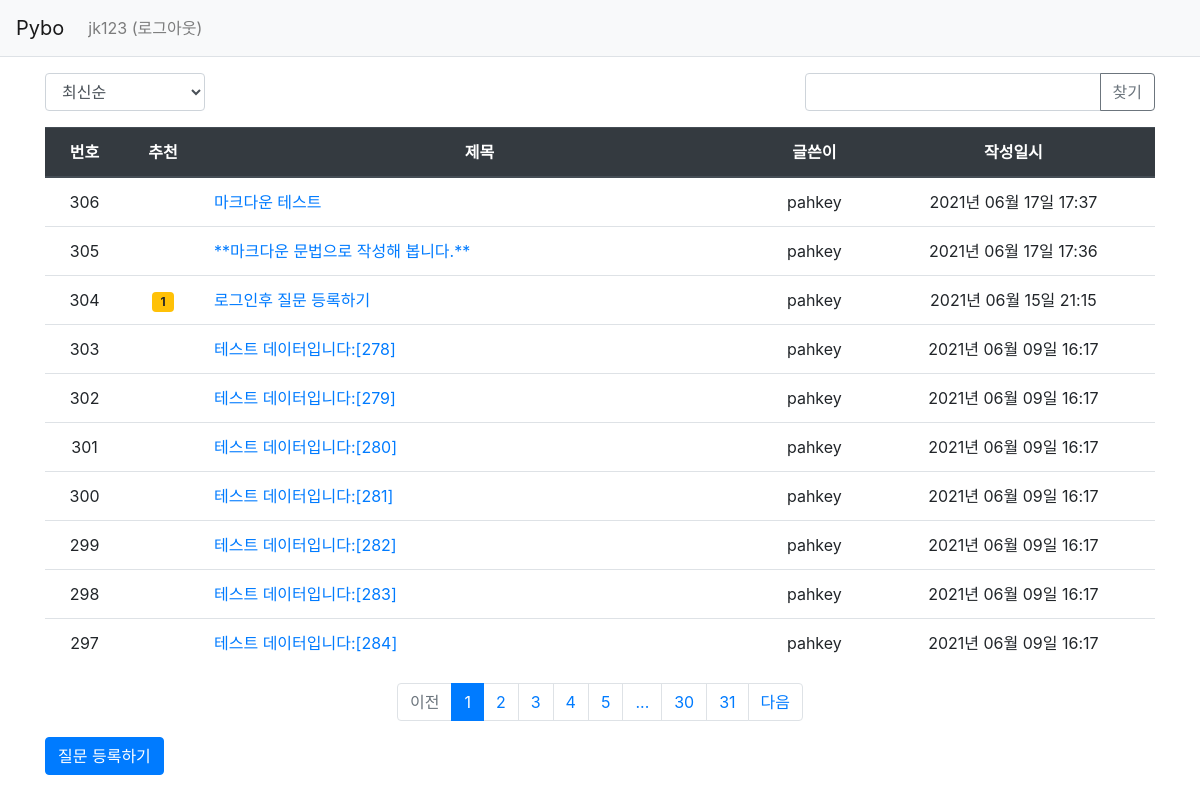
Screenshot of /question/list/ (signed in) with the database file from the repository.
### pybo/models.py (models this page shows)
class User(db.Model):
    id = db.Column(db.Integer, primary_key=True)
    username = db.Column(db.String(150), unique=True, nullable=False)
    password = db.Column(db.String(200), nullable=False)
    email = db.Column(db.String(120), unique=True, nullable=False)

class Question(db.Model):
    id = db.Column(db.Integer, primary_key=True)
    subject = db.Column(db.String(200), nullable=False)
    content = db.Column(db.Text(), nullable=False)
    create_date = db.Column(db.DateTime(), nullable=False)
    user_id = db.Column(db.Integer, db.ForeignKey('user.id', ondelete='CASCADE'), nullable=False)
    user = db.relationship('User', backref=db.backref('question_set'))
    modify_date = db.Column(db.DateTime(), nullable=True)
    voter = db.relationship('User', secondary=question_voter, backref=db.backref('question_voter_set'))

### pybo/views/question_views.py (the view, shortened to what this page needs)
@bp.route('/list/')
def _list():
    page = request.args.get('page', type=int, default=1)
    kw = request.args.get('kw', type=str, default='')
    so = request.args.get('so', type=str, default='recent')
    if so == 'recommend':
        sub_query = db.session.query(question_voter.c.question_id, func.count('*').label('num_voter')) \
            .group_by(question_voter.c.question_id).subquery()
        question_list = Question.query \
            .outerjoin(sub_query, Question.id == sub_query.c.question_id) \
            .order_by(sub_query.c.num_voter.desc(), Question.create_date.desc())
    elif so == 'popular':
        sub_query = db.session.query(Answer.question_id, func.count('*').label('num_answer')) \
            .group_by(Answer.question_id).subquery()
        question_list = Question.query \
            .outerjoin(sub_query, Question.id == sub_query.c.question_id) \
            .order_by(sub_query.c.num_answer.desc(), Question.create_date.desc())
    else:  # recent
        question_list = Question.query.order_by(Question.create_date.desc())
    question_list = question_list.paginate(page, per_page=10)
    return render_template('question/question_list.html', question_list=question_list, page=page, kw=kw, so=so)

### pybo/filter.py (called while the page is built)
def format_datetime(value, fmt='%Y년 %m월 %d일 %H:%M'):
    return value.strftime(fmt)

### pybo/views/auth_views.py (called while the page is built)
@bp.before_app_request
def load_logged_in_user():
    user_id = session.get('user_id')
    if user_id is None:
        g.user = None
    else:
        g.user = User.query.get(user_id)

### pybo/templates/question/question_list.html (shortened to what this page needs)
{% extends 'base.html' %}
{% block content %}
<div class="container my-3">
    <div class="row justify-content-between my-3">
        <div class="col-2">
            <select class="form-control so">
                <option value="recent" {% if so=='recent' %}selected{% endif %}>최신순</option>
            </select>
        </div>
        <div class="col-4 input-group">
            <input type="text" class="form-control kw" value="{{ kw or '' }}">
            <div class="input-group-append">
                <button class="btn btn-outline-secondary" type="button" id="btn_search">찾기</button>
            </div>
        </div>
    </div>
    <table class="table">
        <thead>
        <tr class="text-center thead-dark">
            <th>번호</th>
            <th>추천</th>
            <th style="width:50%">제목</th>
            <th>글쓴이</th>
            <th>작성일시</th>
        </tr>
        </thead>
        <tbody>
        {% if question_list %}
        {% for question in question_list.items %}
        <tr class="text-center">
            <td>{{ question_list.total - ((question_list.page-1) * question_list.per_page) - loop.index0 }}</td>
            <td>
                {% if question.voter|length > 0 %}
                <span class="badge badge-warning px-2 py-1">{{ question.voter|length }}</span>
                {% endif %}
            </td>
            <td class="text-left">
                <a href="{{ url_for('question.detail', question_id=question.id) }}">{{ question.subject }}</a>
            </td>
            <td>{{ question.user.username }}</td>
            <td>{{ question.create_date|datetime }}</td>
        </tr>
        {% endfor %}
        {% else %}
        <tr>
            <td colspan="3">질문이 없습니다.</td>
        </tr>
        {% endif %}
        </tbody>
    </table>
    <ul class="pagination justify-content-center">
        {% if question_list.has_prev %}
        <li class="page-item">
            <a class="page-link" data-page="{{ question_list.prev_num }}" href="#">이전</a>
        </li>
        {% else %}
        <li class="page-item disabled">
            <a class="page-link" tabindex="-1" aria-disabled="true" href="#">이전</a>
        </li>
        {% endif %}
        {% for page_num in question_list.iter_pages() %}
            {% if page_num %}
                {% if page_num != question_list.page %}
                <li class="page-item">
                    <a class="page-link" data-page="{{ page_num }}" href="#">{{ page_num }}</a>
                </li>
                {% else %}
                <li class="page-item active" aria-current="page">
                    <a class="page-link" href="#">{{ page_num }}</a>
                </li>
                {% endif %}
           {% else %}
                <li class="disabled">
                    <a class="page-link" href="#">...</a>
                </li>
           {% endif %}
        {% endfor %}
        {% if question_list.has_next %}
        <li class="page-item">
            <a class="page-link" data-page="{{ question_list.next_num }}" href="#">다음</a>
        </li>
        {% else %}
        <li class="page-item disabled">
            <a class="page-link" tabindex="-1" aria-disabled="true" href="#">다음</a>
        </li>
        {% endif %}
    </ul>
    <a href="{{ url_for('question.create') }}" class="btn btn-primary">질문 등록하기</a>
</div>
{% endblock %}

### pybo/templates/navbar.html (shortened to what this page needs)
<nav class="navbar navbar-expand-lg navbar-light bg-light border-bottom">
    <a class="navbar-brand" href="{{ url_for('main.index') }}">Pybo</a>
    <div class="collapse navbar-collapse flex-grow-0" id="navbarNav">
        {% if g.user %}
        <ul class="navbar-nav">
            <li class="nav-item ">
                <a class="nav-link" href="{{ url_for('auth.logout') }}">{{ g.user.username }} (로그아웃)</a>
            </li>
        </ul>
        {% endif %}
    </div>
</nav>

### rows the page displays
User: user.username "jk123"
Question: id "306", subject "마크다운 테스트", user.username "pahkey", create_date "2021년 06월 17일 17:37"
Question: id "305", subject "**마크다운 문법으로 작성해 봅니다.**", user.username "pahkey", create_date "2021년 06월 17일 17:36"
Question: id "304", voter|length "1", subject "로그인후 질문 등록하기", user.username "pahkey", create_date "2021년 06월 15일 21:15"
Question: total "303", subject "테스트 데이터입니다:[278]", user.username "pahkey", create_date "2021년 06월 09일 16:17"
Question: total "302", subject "테스트 데이터입니다:[279]", user.username "pahkey", create_date "2021년 06월 09일 16:17"
Question: total "301", subject "테스트 데이터입니다:[280]", user.username "pahkey", create_date "2021년 06월 09일 16:17"
Question: total "300", subject "테스트 데이터입니다:[281]", user.username "pahkey", create_date "2021년 06월 09일 16:17"
Question: total "299", subject "테스트 데이터입니다:[282]", user.username "pahkey", create_date "2021년 06월 09일 16:17"
Question: total "298", subject "테스트 데이터입니다:[283]", user.username "pahkey", create_date "2021년 06월 09일 16:17"
Question: total "297", subject "테스트 데이터입니다:[284]", user.username "pahkey", create_date "2021년 06월 09일 16:17"

### other values shown
{{ page_num }} "1"
{{ page_num }} "2" "3" "4" "5" "30" "31"
